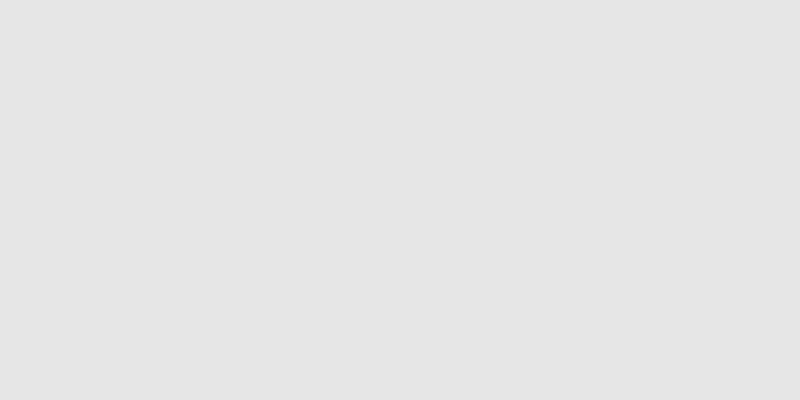
Frame 1 (no input)
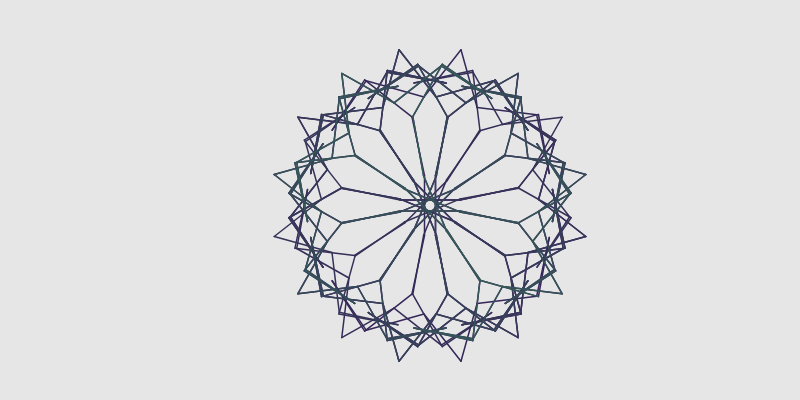
Frame 60 (no input)
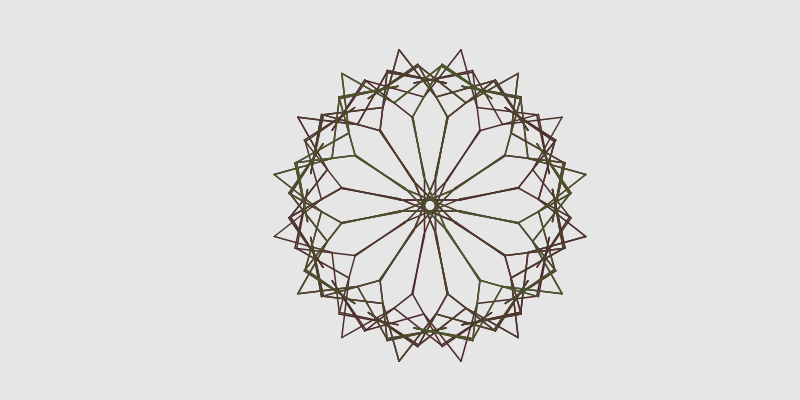
Frame 120 (the mouse pressed at the canvas centre since frame 60)

The p5.js sketch that drew these frames (run headless with seeded random() and noise() and a simulated clock; from frame 60 on, the mouse is pressed at the canvas centre):

// p5.js sketch
// ── sketch.js
let c, num;
let n = 1;

let r, g, b;

function preload(){
  init();
}

function setup() {
  createCanvas(800, 400);
  colorMode(RGB, 1, 1, 1);
  
  
  cursor(HAND);

  r = random();
  g = random();
  b = random();
}

function draw() {
  background(0.9);

  translate(width/2, height/2);
 
  
  push();
  for (let i = 0; i < n - 1; i++) {
    stroke( r, i / s.length, b);
    strokeWeight(1.5);
    let x0 = s[i].re;
    let y0 = s[i].im;
    let x1 = s[i + 1].re;
    let y1 = s[i + 1].im;
    line(x0, -y0, x1, -y1);
  }
  pop();
  
  

  n += 6;
  
  if (n > num) {
    n = 1;
    r = random();
    g = random();
    b = random();
    init();
  } 
  //console.log(n);
  
  
}

function init(){
  c = new complexCurve();
  s = c.sumS();
  num = c.getData(c.ran).n;
}

function mousePressed() {
  
  init();
  n = 1;
  r = random();
  g = random();
  b = random();
}

class complexCurve {
  constructor() {
    this.ran = int(random(0,6));
    console.log(this.ran);
  }

  sumS() {
    let x = [];
    let xSum = [];
    let f, s, px, py, n;
    s = this.getData(this.ran).s;
    px = this.getData(this.ran).x;
    py = this.getData(this.ran).y;
    n = this.getData(this.ran).n;
    for (let k = 0; k < n; k++) {
      let sum = new Complex(0, 0);
      for (let i = 0; i < k; i++) {
        f = this.getFunc(i);
        let rex = cos(2 * PI * f);
        let imx = sin(2 * PI * f);
        x[i] = new Complex(rex, imx);
        sum.add(x[i]);
      }
      xSum[k] = { 
        re: s * sum.re + px, 
        im: s * sum.im  + py
      };
    }
    return xSum;
  }
  
  getFunc(k){
    let ran = this.ran;
    if(ran === 0){
      return cos(k * 63.12233)+k/334 + k*k/23;
    } else if(ran === 1){
      return k/5 + cos(k*101.673);
    } else if(ran === 2){
      return log(k + 1) + ((k + 1) * (k + 1)) / 100;
    } else if(ran === 3){
      return 50 * pow(k, 1/2);
    } else if(ran === 4){
      return k/48 + k*k*k/78;
    } else if(ran === 5){
      return pow(k,1/2)/2;
    } 
  }
  
  getData(k){
    let ran = this.ran;
    let v = [
      // s: Scale, x,y: Position, n: Number of points
      {s: 5, x: -150, y: 20, n: 4000},
      {s: 40, x: -40, y: 40, n: 2000},
      {s: 5, x: 0, y: 0, n: 3000},
      {s: 10, x: -100, y: -50, n: 1000},
      {s: 60, x: 0, y: 0, n: 1000},
      {s: 8, x: 0, y: 0, n: 2500},
    ]
    return v[ran];
  }

  
}


class Complex {
  constructor(a, b) {
    this.re = a;
    this.im = b;
  }

  add(c) {
    this.re += c.re;
    this.im += c.im;
  }

  mult(c) {
    const re = this.re * c.re - this.im * c.im;
    const im = this.re * c.im + this.im * c.re;
    return new Complex(re, im);
  }

  modulus(c) {
    const r = sqrt(this.re * this.re + this.im * this.im);
    return r;
  }

  angle(c) {
    const ang = atan2(this.y, this.re);
    return ang;
  }

  exp(c) {
    const re = exp(this.re) * cos(this.im);
    const im = exp(this.re) * sin(this.im);
    return new Complex(re, im);
  }

  log(c) {
    const re = log(pow(this.re * this.re + this.im * this.im, 1 / 2));
    const im = atan2(this.im, this.re);
    return new Complex(re, im);
  }
}


// ── style.css
html, body {
    margin: 0;
    padding: 0;
  }
  canvas {
    display: block;
  }
  
